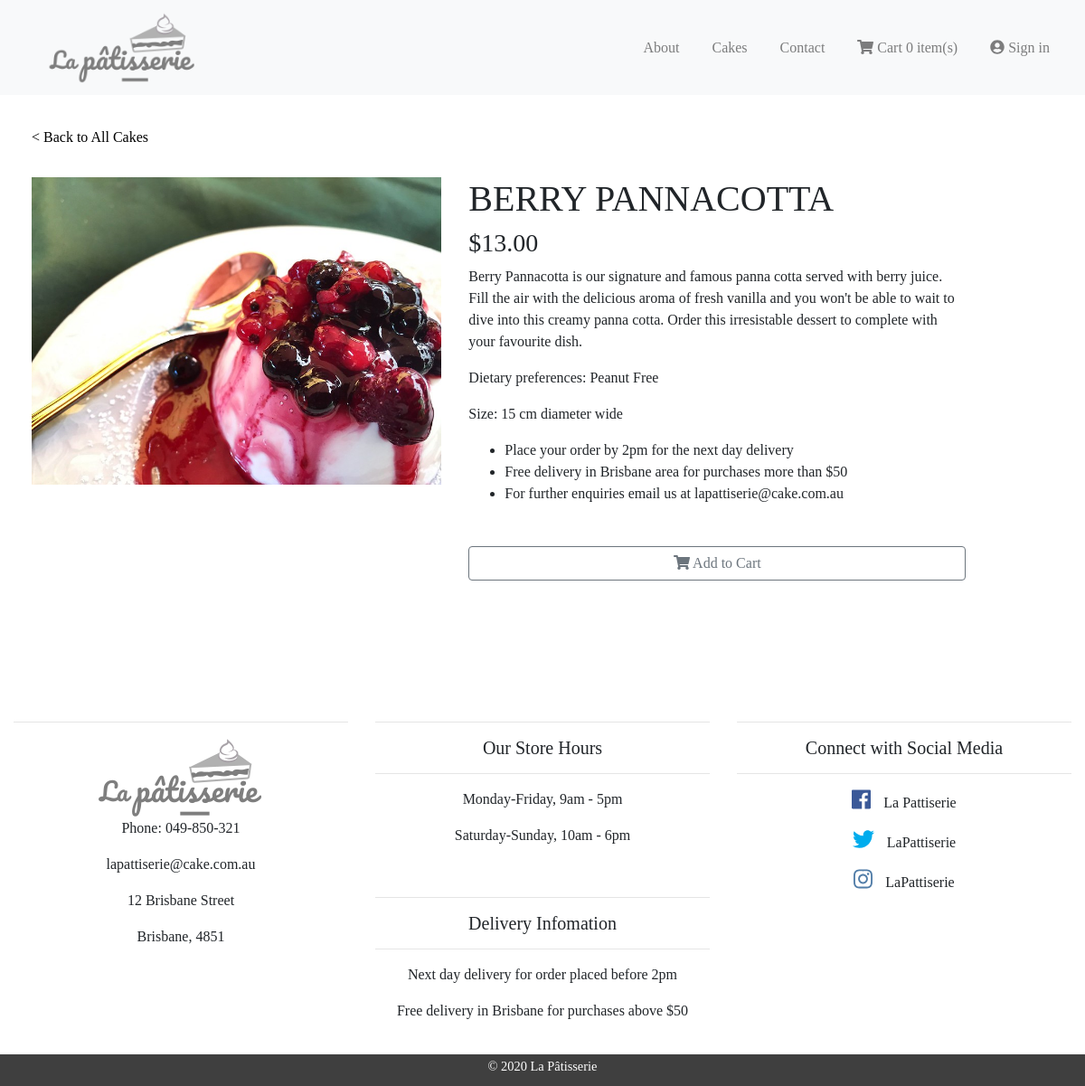
Page /cakes/6/ on the committed database.
### lapatisserie/models.py (models this page shows, shortened)
class Cake(db.Model):
    __tablename__ = 'cakes'
    id = db.Column(db.Integer, primary_key=True)
    name = db.Column(db.String(100), unique=True)
    bestselling = db.Column(db.Boolean, default=False)
    description = db.Column(db.String(500), nullable=False)
    image = db.Column(db.String(64), nullable=False)
    dietary = db.Column(db.String(150))
    size = db.Column(db.String(100), nullable=False)
    price = db.Column(db.Float, nullable=False)
    caketype_id = db.Column(db.Integer, db.ForeignKey('caketypes.id'))

### lapatisserie/views.py (the view)
@bp.route('/cakes/<int:cakeid>/')
def detail(cakeid):
    cake = Cake.query.filter(Cake.id == cakeid).one()
    result = cartquantity()
    return render_template('detail.html', cake=cake, cartquantity=result['quantity'])

### lapatisserie/views.py (called while the page is built)
@bp.context_processor
def cartquantity():
    if 'order_id' in session:
        order = Order.query.get_or_404(session['order_id'])
        return dict(quantity=len(order.cakes))
    else:
        return dict(quantity=0)

### lapatisserie/templates/detail.html (shortened to what this page needs)
{% extends 'base.html' %}
{% block main %}
<div class="row">
    <div class="col-md-12 back-button">
        <a href="{{url_for('main.index', _anchor='cakes_anchor')}}">
            < Back to All Cakes </a>
    </div>
    <div class="col-md-5">
        <img class="img-fluid" src="{{url_for('static', filename='img/'+cake.image)}}" alt="Cake Photo">
    </div>
    <div class="col-md-6">
        <h1>{{cake.name}}</h1>
        <h3>{{ "$%.2f"|format(cake.price) }}</h3>
        <p>{{cake.description}}</p>
        <p>Dietary preferences: {{cake.dietary}}</p>
        <p>Size: {{cake.size}}</p>
        <ul>
            <li>
                Place your order by 2pm for the next day delivery
            </li>
            <li>
                Free delivery in Brisbane area for purchases more than $50
            </li>
            <li>
                For further enquiries email us at lapattiserie@cake.com.au
            </li>
        </ul>
        <div class="row">
            <div class="col-sm-12 detail-button">
                <form action="{{ url_for('main.order') }}">
                    <button class="btn btn-block btn-outline-secondary" type="submit"><i
                            class="fas fa-shopping-cart"></i> Add to Cart</button>
                </form>
            </div>
        </div>
    </div>
</div>
{% endblock %}

### lapatisserie/static/css/master.css (style rules this page uses)
html,body { height:100%; font-family: 'Crimson Text', serif; }

### lapatisserie/static/css/index.css (style rules this page uses)
.back-button { padding-bottom:2rem; }
.back-button a { color:black; }
.detail-button { margin-top:30px; }

### rows in the picture
Cake: image (picture), name "BERRY PANNACOTTA", price "$13.00", description "Berry Pannacotta is our signature and famous panna cotta served with berry juice. Fill the air with the delicious aroma of fresh vanilla and you won't be able to wait to dive into this creamy panna cotta. Order this irresistable dessert to complete with your favourite dish.", dietary "Peanut Free", size "15 cm diameter wide"

### other values in the picture
{{ cartquantity }} "0"
